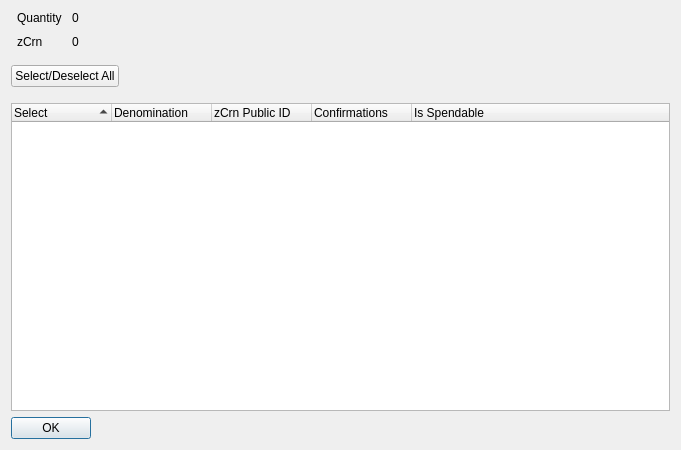
<?xml version="1.0" encoding="UTF-8"?>
<ui version="4.0">
 <class>ZCrnControlDialog</class>
 <widget class="QDialog" name="ZCrnControlDialog">
  <property name="geometry">
   <rect>
    <x>0</x>
    <y>0</y>
    <width>681</width>
    <height>450</height>
   </rect>
  </property>
  <property name="minimumSize">
   <size>
    <width>681</width>
    <height>450</height>
   </size>
  </property>
  <property name="windowTitle">
   <string>Select zCrn to Spend</string>
  </property>
  <layout class="QVBoxLayout" name="verticalLayout" stretch="0,0,0,0">
   <item>
    <layout class="QHBoxLayout" name="horizontalLayout" stretch="0,0">
     <property name="spacing">
      <number>-1</number>
     </property>
     <property name="bottomMargin">
      <number>10</number>
     </property>
     <item>
      <layout class="QFormLayout" name="formLayout">
       <property name="horizontalSpacing">
        <number>10</number>
       </property>
       <property name="verticalSpacing">
        <number>10</number>
       </property>
       <property name="leftMargin">
        <number>6</number>
       </property>
       <property name="rightMargin">
        <number>6</number>
       </property>
       <item row="0" column="0">
        <widget class="QLabel" name="labelQuantity">
         <property name="text">
          <string>Quantity</string>
         </property>
        </widget>
       </item>
       <item row="0" column="1">
        <widget class="QLabel" name="labelQuantity_int">
         <property name="text">
          <string>0</string>
         </property>
        </widget>
       </item>
       <item row="1" column="0">
        <widget class="QLabel" name="labelZCrn">
         <property name="text">
          <string>zCrn</string>
         </property>
        </widget>
       </item>
       <item row="1" column="1">
        <widget class="QLabel" name="labelZCrn_int">
         <property name="text">
          <string>0</string>
         </property>
        </widget>
       </item>
      </layout>
     </item>
     <item>
      <spacer name="horizontalSpacer_2">
       <property name="orientation">
        <enum>Qt::Horizontal</enum>
       </property>
       <property name="sizeHint" stdset="0">
        <size>
         <width>40</width>
         <height>20</height>
        </size>
       </property>
      </spacer>
     </item>
    </layout>
   </item>
   <item>
    <layout class="QHBoxLayout" name="horizontalLayout3" stretch="0,0">
     <property name="spacing">
      <number>14</number>
     </property>
     <property name="bottomMargin">
      <number>10</number>
     </property>
     <item>
      <widget class="QPushButton" name="pushButtonAll">
       <property name="text">
        <string>Select/Deselect All</string>
       </property>
      </widget>
     </item>
     <item>
      <spacer name="horizontalSpacer">
       <property name="orientation">
        <enum>Qt::Horizontal</enum>
       </property>
       <property name="sizeHint" stdset="0">
        <size>
         <width>40</width>
         <height>20</height>
        </size>
       </property>
      </spacer>
     </item>
    </layout>
   </item>
   <item>
    <widget class="QTreeWidget" name="treeWidget">
     <property name="sizePolicy">
      <sizepolicy hsizetype="Expanding" vsizetype="Expanding">
       <horstretch>0</horstretch>
       <verstretch>0</verstretch>
      </sizepolicy>
     </property>
     <property name="minimumSize">
      <size>
       <width>0</width>
       <height>250</height>
      </size>
     </property>
     <property name="alternatingRowColors">
      <bool>true</bool>
     </property>
     <property name="sortingEnabled">
      <bool>true</bool>
     </property>
     <property name="columnCount">
      <number>5</number>
     </property>
     <attribute name="headerDefaultSectionSize">
      <number>100</number>
     </attribute>
     <column>
      <property name="text">
       <string notr="true">Select</string>
      </property>
     </column>
     <column>
      <property name="text">
       <string notr="true">Denomination</string>
      </property>
     </column>
     <column>
      <property name="text">
       <string notr="true">zCrn Public ID</string>
      </property>
     </column>
     <column>
      <property name="text">
       <string notr="true">Confirmations</string>
      </property>
     </column>
     <column>
      <property name="text">
       <string>Is Spendable</string>
      </property>
     </column>
    </widget>
   </item>
   <item>
    <widget class="QDialogButtonBox" name="buttonBox">
     <property name="sizePolicy">
      <sizepolicy hsizetype="Maximum" vsizetype="Fixed">
       <horstretch>0</horstretch>
       <verstretch>0</verstretch>
      </sizepolicy>
     </property>
     <property name="orientation">
      <enum>Qt::Horizontal</enum>
     </property>
     <property name="standardButtons">
      <set>QDialogButtonBox::Ok</set>
     </property>
    </widget>
   </item>
  </layout>
 </widget>
 <resources/>
 <connections>
  <connection>
   <sender>buttonBox</sender>
   <signal>accepted()</signal>
   <receiver>ZCrnControlDialog</receiver>
   <slot>accept()</slot>
   <hints>
    <hint type="sourcelabel">
     <x>248</x>
     <y>254</y>
    </hint>
    <hint type="destinationlabel">
     <x>157</x>
     <y>274</y>
    </hint>
   </hints>
  </connection>
  <connection>
   <sender>buttonBox</sender>
   <signal>rejected()</signal>
   <receiver>ZCrnControlDialog</receiver>
   <slot>reject()</slot>
   <hints>
    <hint type="sourcelabel">
     <x>316</x>
     <y>260</y>
    </hint>
    <hint type="destinationlabel">
     <x>286</x>
     <y>274</y>
    </hint>
   </hints>
  </connection>
 </connections>
</ui>
